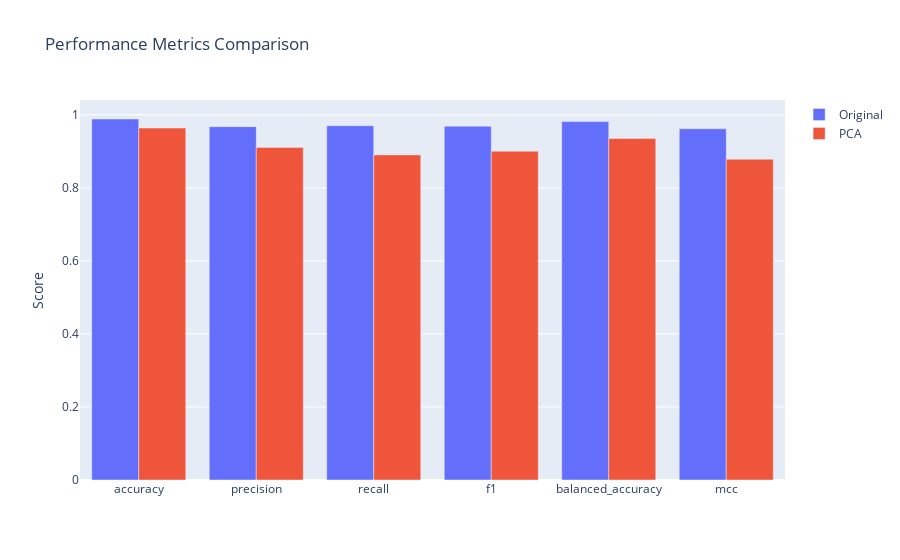

The cell this chart's notebook holds for it:
### Code cell
# Compare performance metrics
metrics_to_compare = [
    'accuracy', 'precision', 'recall', 'f1',
    'balanced_accuracy', 'mcc'
]

comparison_data = {
    'Metric': metrics_to_compare,
    'Original': [results_original[m] for m in metrics_to_compare],
    'PCA': [results_pca[m] for m in metrics_to_compare]
}

fig = go.Figure(data=[
    go.Bar(name='Original', x=comparison_data['Metric'],
           y=comparison_data['Original']),
    go.Bar(name='PCA', x=comparison_data['Metric'],
           y=comparison_data['PCA'])
])

fig.update_layout(
    title='Performance Metrics Comparison',
    barmode='group',
    yaxis_title='Score'
)
fig.show()

### Figure 1 — Plotly figure (JSON) as saved in the notebook; plotly's stock layout.template omitted (floating-point values rounded to 4 significant figures)
{"data": [{"name": "Original", "type": "bar", "x": ["accuracy", "precision", "recall", "f1", "balanced_accuracy", "mcc"], "y": [0.9886, 0.9677, 0.9701, 0.9689, 0.9814, 0.9619]}, {"name": "PCA", "type": "bar", "x": ["accuracy", "precision", "recall", "f1", "balanced_accuracy", "mcc"], "y": [0.9638, 0.9107, 0.8903, 0.9004, 0.9353, 0.8784]}], "layout": {"barmode": "group", "title": {"text": "Performance Metrics Comparison"}, "yaxis": {"title": {"text": "Score"}}}}
